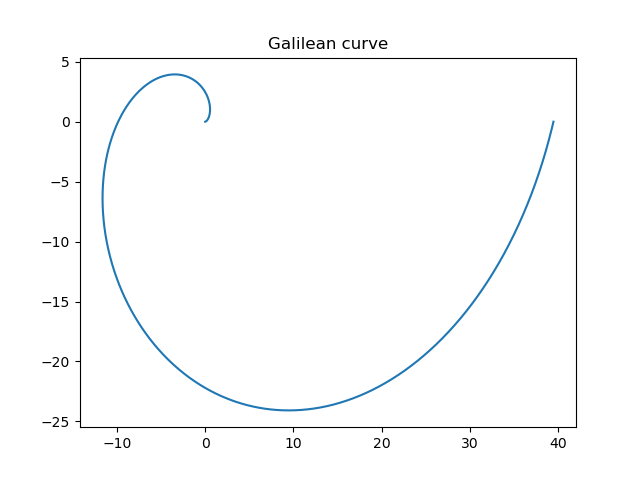

Here is the Python script that generated this plot:
"""
Abhinav Sinha
SR. No. - 18750
"""

import numpy as np
import matplotlib.pyplot as plt

theta = np.linspace(0, 2*np.pi, 1000)

r = np.power(theta, 2)
x = r*np.cos(theta)
y = r*np.sin(theta)

plt.plot(x, y)
plt.title("Galilean curve")
plt.savefig("HW1_Q14_b.png")
plt.show()